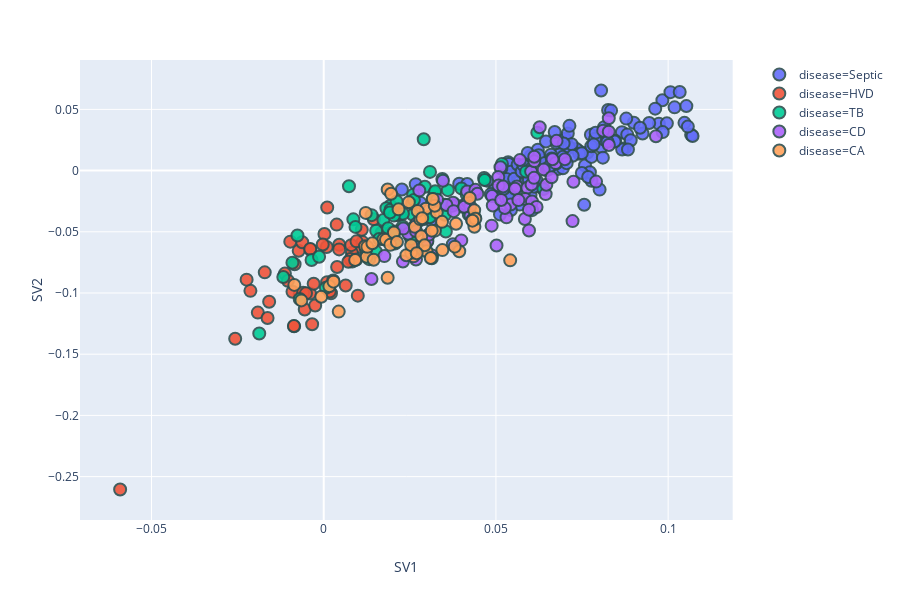
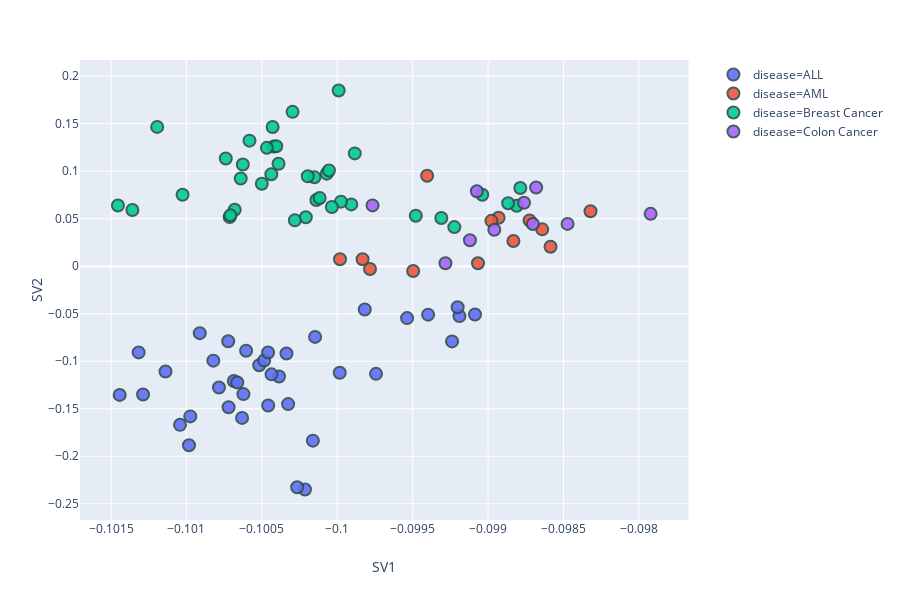
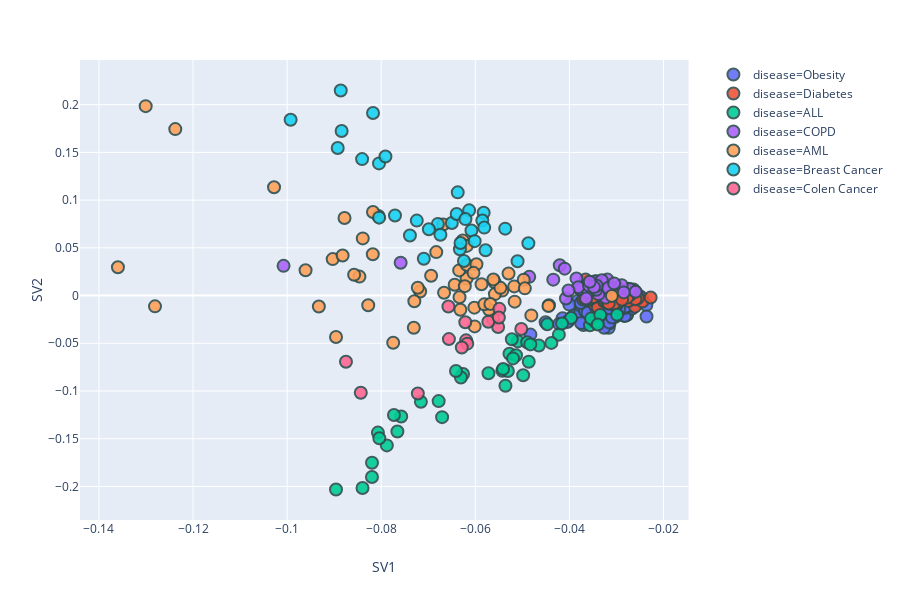
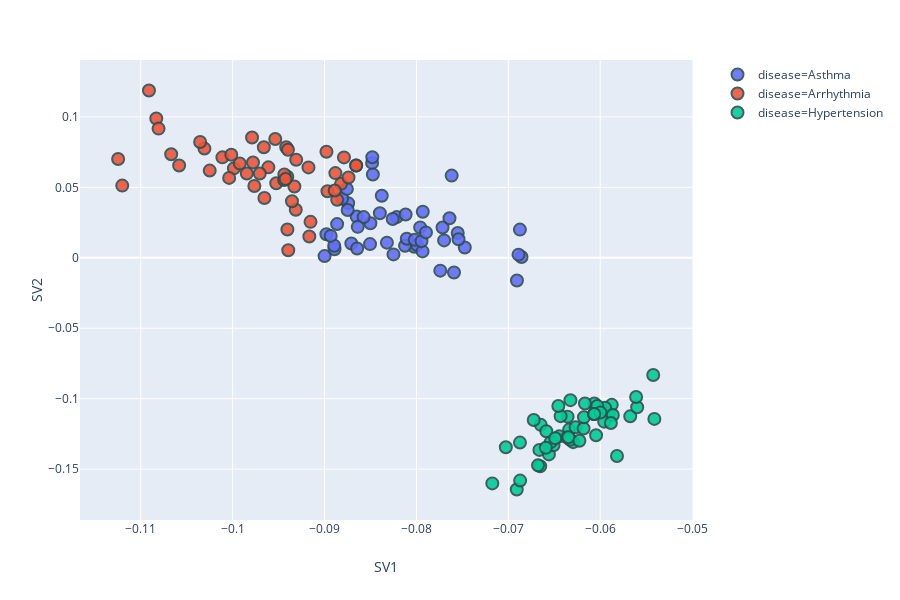

Notebook code for these charts, in order:
### Markdown cell above
# SVD on Three Files

### Code cell
import os
import plotly.express as px
import os
import pandas as pd
from sklearn.preprocessing import StandardScaler
import numpy as np
import matplotlib.pyplot as plt
import seaborn as sns

for filename in os.listdir(os.getcwd()):
    if filename.endswith(".txt"):
        currentFile = os.getcwd()+'/'+filename
        print("------------------------------------------------------------------------------------")
        print("NOW WORKING ON FILE "+filename)
        print("------------------------------------------------------------------------------------")
        df = pd.read_csv(currentFile, sep='\t', header = None)
        featureArraySVD = df.iloc[:,0:len(df.columns)-1].values
        diseaseArraySVD = df.iloc[:,len(df.columns)-1].values
        u,s,v = np.linalg.svd(featureArraySVD)
        SVD_DF = pd.DataFrame(u[:,0:2],columns = ["SV1","SV2"])
        SVD_DF['disease'] = diseaseArraySVD
        print("SCATTER PLOT FOR SVD OF FILE: "+filename)
        fig = px.scatter(SVD_DF, x="SV1", y="SV2", color="disease")
        fig.update_traces(marker=dict(size=12,line=dict(width=2,color='DarkSlateGrey'),opacity = 0.9),selector=dict(mode='markers'))
        fig.show()
        print("FINISHED WORKING ON FILE "+filename+"\n")
    else:
        continue
